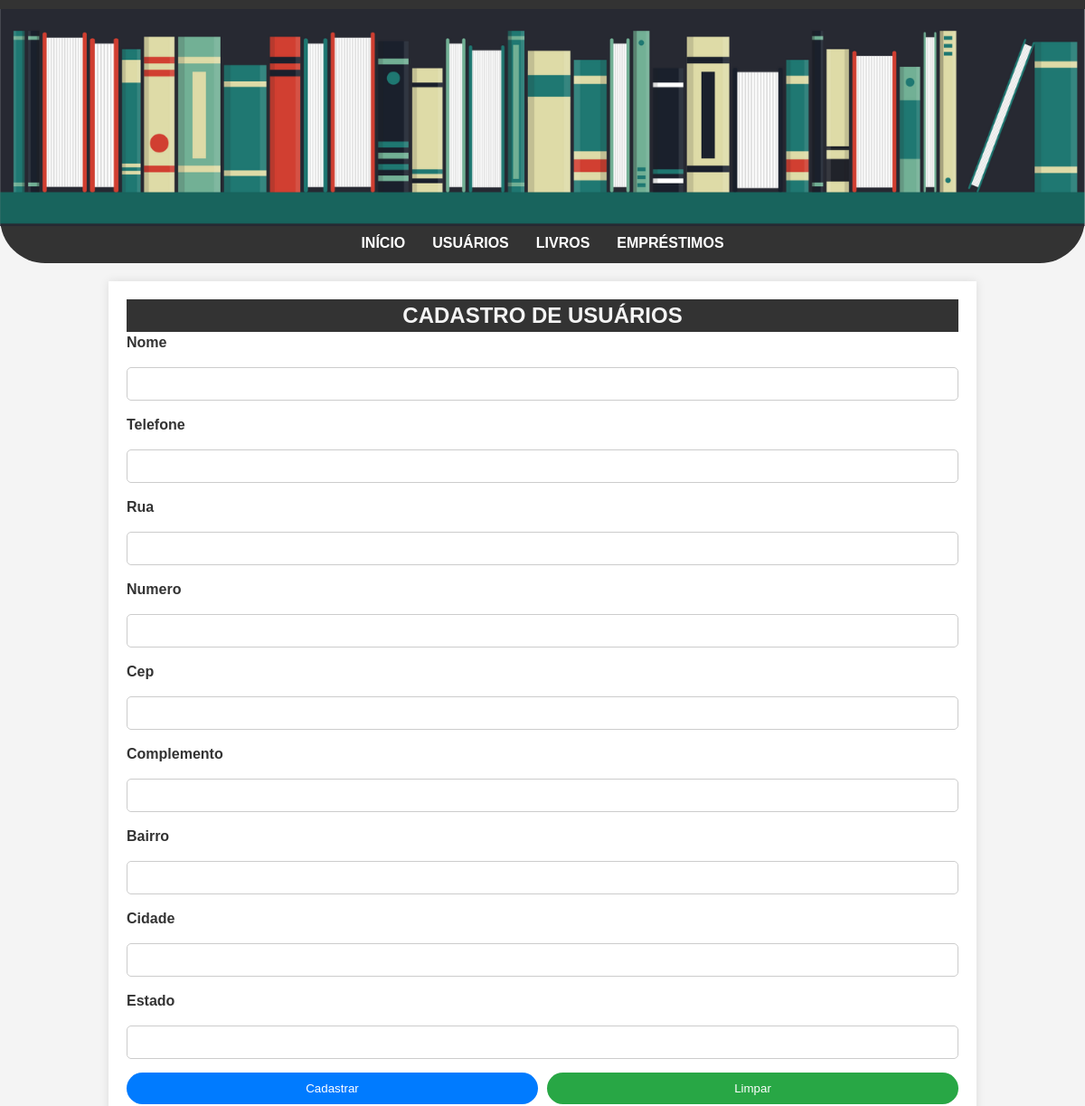
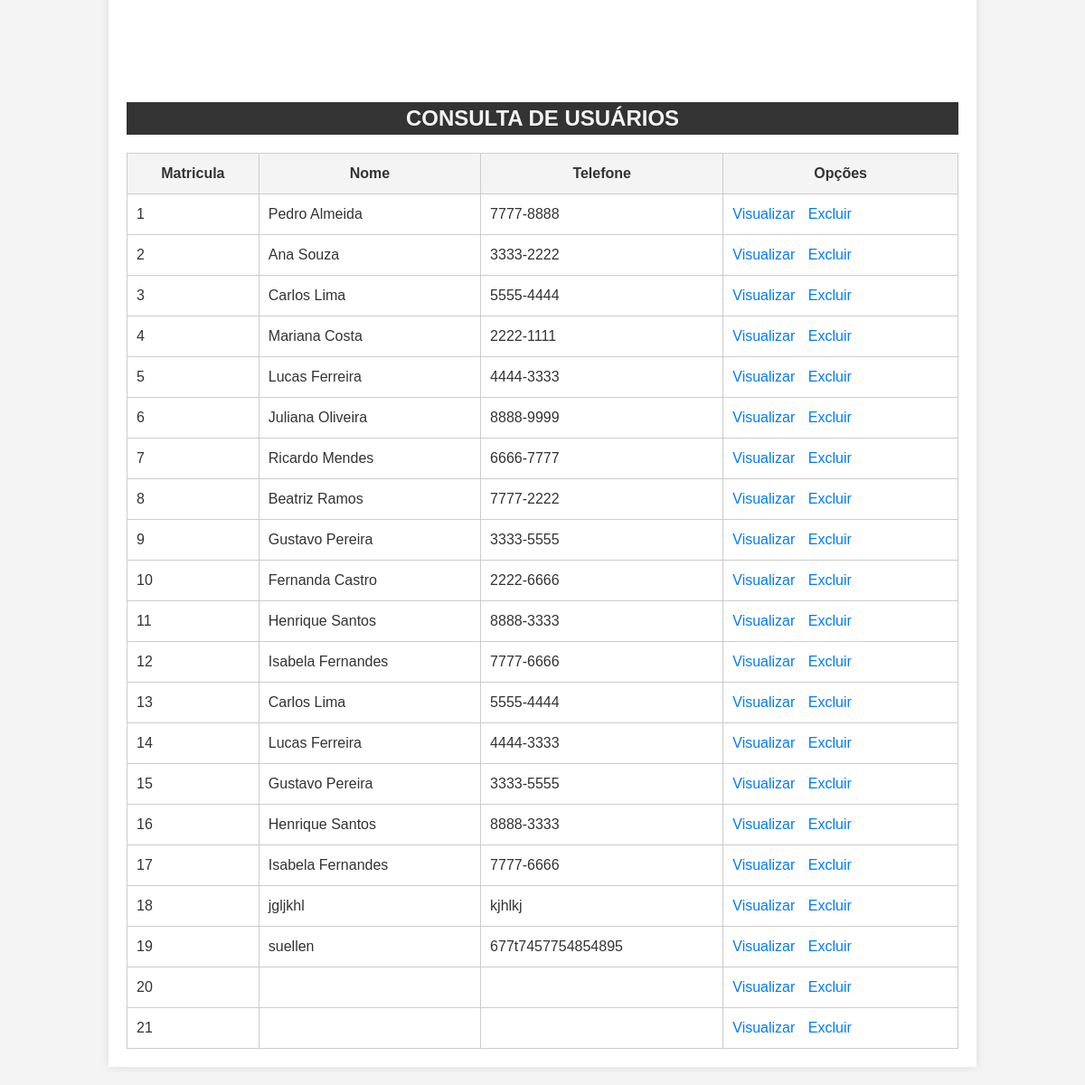
The app's page /usuarios.php with its own data (2 pictures, top to bottom).
### tables this page shows
CREATE TABLE "tb_usuario" (
	"matricula"	INTEGER,
	"nome"	TEXT,
	"telefone"	TEXT,
	"rua"	TEXT,
	"numero"	TEXT,
	"cep"	TEXT,
	"complemento"	TEXT,
	"bairro"	TEXT,
	"cidade"	TEXT,
	"estado"	TEXT,
	PRIMARY KEY("matricula" AUTOINCREMENT)
);

### usuarios.php (the view, shortened to what this page needs)
<?php
    try {
        $conectar = new PDO("sqlite:banco/banco_biblioteca.db");
        $sql = $conectar->query("SELECT * FROM tb_usuario");
        $tb_usuario = $sql->fetchAll(PDO::FETCH_ASSOC);
    } catch (\Throwable $th) {
        echo "NÃO OK";
    }
?>
<!DOCTYPE html>
<html lang="pt-br">
<head>
    <link rel="stylesheet" href="./css/estilo.css">
</head>
<body>
    <header>
        <img src="/img/Biblioteca-Banner.png" alt="Biblioteca-Banner">
        <nav>
            <ul>
                <li><a href="index.php">Início</a></li>
                <li><a href="usuarios.php">Usuários</a></li>
                <li><a href="livro.php">Livros</a></li>
                <li><a href="#">Empréstimos</a></li>
            </ul>
        </nav>
    </header>
    <main>
        <div class="cadastro">
            <h2>Cadastro de Usuários</h2>
            <form action="usuarios_cadastro.php" method="POST">
                <label for="nome">Nome</label>
                <input type="text" name="nome" id="nome">
                <label for="telefone">Telefone</label>
                <input type="text" name="telefone" id="telefone">
                <label for="rua">Rua</label>
                <input type="text" name="rua" id="rua">
                <label for="numero">Numero</label>
                <input type="text" name="numero" id="numero">
                <label for="cep">Cep</label>
                <input type="text" name="cep" id="cep">
                <label for="complemento">Complemento</label>
                <input type="text" name="complemento" id="complemento">
                <label for="bairro">Bairro</label>
                <input type="text" name="bairro" id="bairro">
                <label for="cidade">Cidade</label>
                <input type="text" name="cidade" id="cidade">
                <label for="estado">Estado</label>
                <input type="text" name="estado" id="estado">
                <div class="botoes">
                    <input type="submit" value="Cadastrar">
                    <input type="reset" value="Limpar">
                </div>
            </form>
        </div>
        <h2>Consulta de Usuários</h2>
        <table>
            <tr>
                <th>Matricula</th>
                <th>Nome</th>
                <th>Telefone</th>
                <th>Opções</th>
            </tr>
            <?php
            for($i = 0; $i < count($tb_usuario); $i++){
            echo "<tr>";
            echo "<td>" . $tb_usuario[$i]['matricula'] . "</td>";
            echo "<td>" . $tb_usuario[$i]['nome'] . "</td>";
            echo "<td>" . $tb_usuario[$i]['telefone'] . "</td>";
            echo "<td> <a href='#'>Visualizar</a> <a href='#'>Excluir</a> </td>";
            echo "</tr>";
            }
            ?>
        </table>
    </main>
</body>
</html>

### css/estilo.css (style rules this page uses)
* { margin: 0; padding: 0; font-family: Arial, sans-serif; text-decoration: none; box-sizing: border-box; }
body { background-color: #f4f4f4; color: #333; font-size: 16px; line-height: 1.5; }
header { background-color: #333; color: #fff; padding: 10px 0; text-align: center; border-bottom-left-radius: 50px; border-bottom-right-radius: 50px; }
header img { width: 100%; }
nav ul { list-style-type: none; display: flex; justify-content: center; }
nav li { margin: 0 15px; }
nav a { color: #fff; font-weight: bold; transition: color 0.3s; text-transform: uppercase; }
main { width: 80%; max-width: 1200px; margin: 20px auto; background-color: #fff; padding: 20px; box-shadow: 0 0 10px rgba(0, 0, 0, 0.1); }
.cadastro { margin-bottom: 100px; }
h2 { width: 100%; background-color: #333; color: #f4f4f4; text-transform: uppercase; text-align: center; }
label { font-weight: bold; }
label, input { display: block; width: 100%; margin-bottom: 15px; }
input[type="text"] { padding: 10px; border: 1px solid #ccc; border-radius: 5px; }
.botoes { display: flex; justify-content: start; gap: 10px; }
.botoes input[type="submit"], .botoes input[type="reset"], .botoes input[type="button"] { padding: 10px 20px; border: none; border-radius: 50px; cursor: pointer; transition: background-color 0.3s; }
.botoes input[type="submit"] { background-color: #007BFF; color: #fff; }
.botoes input[type="reset"] { background-color: #28a745; color: #fff; }
table { width: 100%; border-collapse: collapse; margin-top: 20px; }
th, td, tr { padding: 10px; border: 1px solid #ccc; text-align: left; }
th { background-color: #f4f4f4; text-align: center; }
td a { color: #007BFF; margin-right: 10px; }

### records on screen
tb_usuario: matricula "1", nome "Pedro Almeida", telefone "7777-8888"
tb_usuario: matricula "2", nome "Ana Souza", telefone "3333-2222"
tb_usuario: matricula "3", nome "Carlos Lima", telefone "5555-4444"
tb_usuario: matricula "4", nome "Mariana Costa", telefone "2222-1111"
tb_usuario: matricula "5", nome "Lucas Ferreira", telefone "4444-3333"
tb_usuario: matricula "6", nome "Juliana Oliveira", telefone "8888-9999"
tb_usuario: matricula "7", nome "Ricardo Mendes", telefone "6666-7777"
tb_usuario: matricula "8", nome "Beatriz Ramos", telefone "7777-2222"
tb_usuario: matricula "9", nome "Gustavo Pereira", telefone "3333-5555"
tb_usuario: matricula "10", nome "Fernanda Castro", telefone "2222-6666"
tb_usuario: matricula "11", nome "Henrique Santos", telefone "8888-3333"
tb_usuario: matricula "12", nome "Isabela Fernandes", telefone "7777-6666"
tb_usuario: matricula "13", nome "Carlos Lima", telefone "5555-4444"
tb_usuario: matricula "14", nome "Lucas Ferreira", telefone "4444-3333"
tb_usuario: matricula "15", nome "Gustavo Pereira", telefone "3333-5555"
tb_usuario: matricula "16", nome "Henrique Santos", telefone "8888-3333"
tb_usuario: matricula "17", nome "Isabela Fernandes", telefone "7777-6666"
tb_usuario: matricula "18", nome "jgljkhl", telefone "kjhlkj"
tb_usuario: matricula "19", nome "suellen", telefone "677t7457754854895"
tb_usuario: matricula "20"
tb_usuario: matricula "21"
